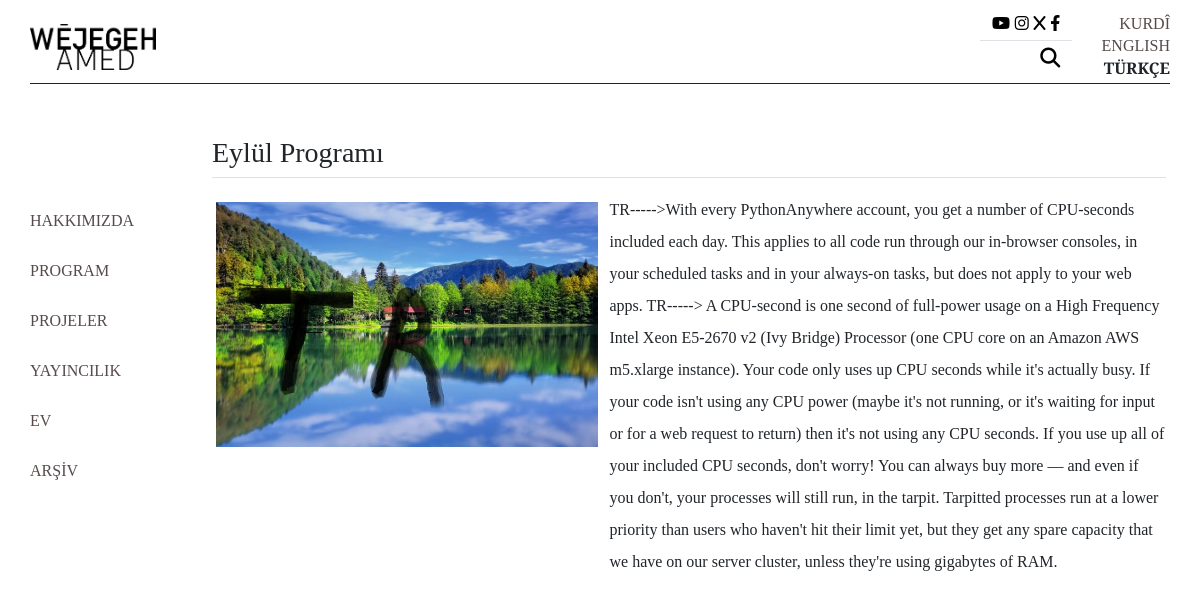
The app's page /takvim with its own data.
### wejegeh/models.py (models this page shows, shortened)
class Settings(models.Model):
    name = models.CharField(max_length=100,blank=True)
    vitrin_arkasi_rengi = models.CharField(max_length=100,blank=True)
    favicon=models.ImageField(upload_to='genel/favicon',blank=True)#zorunlu
    logo=models.ImageField(upload_to='genel/logo',blank=True)#zorunlu
    yazi_tipi =  models.ForeignKey(Yazi, on_delete=models.CASCADE)

class Takvim(models.Model):
    baslik_tr = models.CharField(max_length=100,blank=True)
    baslik_ku = models.CharField(max_length=100,blank=True)
    baslik_en = models.CharField(max_length=100,blank=True)
    metin_tr = models.TextField(blank=True)
    metin_ku = models.TextField(blank=True)
    metin_en = models.TextField(blank=True)
    foto_tr = models.ImageField(upload_to='takvim/tr')
    foto_ku = models.ImageField(upload_to='takvim/kr')
    foto_en = models.ImageField(upload_to='takvim/en')

### wejegeh/views.py (the view)
# urls.py: path('takvim', views.takvim, name='takvim'),
def takvim(request):
   return render(request, 'wejegeh/takvim.html')

### courseapp/context_processors.py (called while the page is built)
def takvim(request):
    veri =  Takvim.objects.all()
    return {
        'takvim': veri #Genel temlateye takvim ismi ile döndürdük
    }

def anasayfa(request):
    veri =  Anasayfa.objects.all()
    return {
        'anasayfa': veri #Genel temlateye anasayfa ismi ile döndürdük
    }

def photoss(request):
    veri =  Slide_index.objects.all()
    return {
        'photoss': veri #Genel temlateye photoss ismi ile döndürdük
    }

def program_anasayfa(request):
    veri = Program_Anasayfa.objects.all()
    return {
        'program_anasayfa': veri #Genel temlateye logo ismi ile döndürdük
    }

def logolar_anasayfa(request):
    veri =  Logos.objects.all()
    return {
        'logos': veri #Genel temlateye logo ismi ile döndürdük
    }

def projeanasayfa(request):
    veri =  Proje_anasayfa.objects.all()
    return {
        'projeanasayfa': veri #Genel temlateye logo ismi ile döndürdük
    }

def hakkımızda(request):
    veri =  Hakkimizda.objects.all()
    return {
        'hakkımızda': veri #Genel temlateye logo ismi ile döndürdük
    }

def ayar(request):
    veri =  Settings.objects.all()
    return {
        'ayar': veri #Genel temlateye logo ismi ile döndürdük
    }

def adres(request):
    veri =  Adres.objects.all()
    return {
        'adres': veri #Genel temlateye logo ismi ile döndürdük
    }

### wejegeh/models.py (called while the page is built)
    def __str__(self):
        return self.name

### wejegeh/templates/wejegeh/takvim.html (shortened to what this page needs)
{% extends 't_wejegeh.html' %}
{% load static %}
{% block css_files %}
<link rel="stylesheet" href="{% static 'css/mystyle.css' %}">
<link rel="stylesheet" href="https://cdnjs.cloudflare.com/ajax/libs/font-awesome/6.4.0/css/all.min.css">
{% endblock css_files %}
{% block orta_alan %}
<div class="col-12 col-lg-10  mt-2 mt-lg-1  ">
    <div class="row me-1">
        {% for entry in takvim %}
        <div class="col-12 p-lg-0 border-bottom "><h3 class="">{{entry.baslik_tr}}</h3></div>
        <div class="col-12 col-lg-5 mt-4  ps-1 "><img class="img-fluid " src="{{ entry.foto_tr.url }}" alt=""></div>
        <div class="col-12 col-lg-7 mt-3 p-lg-0 p-1">{{entry.metin_tr}}</div>
        {% endfor %}
    </div>
</div>
{% endblock orta_alan %}
{% block yanmenü %}
<a class="d-flex yükseklik3a  pt-0 " href="/hakkımızda">HAKKIMIZDA</a>
<a class="d-flex yükseklik3a" href="/program">PROGRAM</a>
<a class="d-flex yükseklik3a"  href="/projeler">PROJELER</a>
<a class="d-flex yükseklik3a  " href="/yayıncılık">YAYINCILIK</a>
<a class="d-flex yükseklik3a" href="/ev">EV</a>
<a class="d-flex yükseklik3a " href="/arşiv">ARŞİV</a>
{% endblock yanmenü %}

### templates/t_wejegeh.html (shortened to what this page needs)
{% load static %}
<!DOCTYPE html>
<html lang="en">
  <head>
    <link href="https://cdn.jsdelivr.net/npm/bootstrap@5.0.2/dist/css/bootstrap.min.css" rel="stylesheet" />
    <link rel="stylesheet" href="https://cdnjs.cloudflare.com/ajax/libs/font-awesome/6.4.0/css/all.min.css" />
    {% block css_files %}
    {% endblock %}
  </head>
  <body class="{% for entry in ayar %}{{entry.yazi_tipi}}{% endfor %} container-fluid lh-lg">
    <div class="d-none d-lg-block container border-bottom border-1 border-dark ">
      <div class="row d-flex justify-content-between pt-2 pb-2 ">
        <div class="col-2  ps-0 pe-5 pt-3 ">
          <a href="/">
          <img class="img-fluid  ps-0 pe-3 " src="{% for entry in ayar %}{{entry.logo.url}}{% endfor %}" alt="" />
          </a>
        </div>
    <div class="col-8 ">
      <div class="row">
        <div class="col-12 text-white">x</div>
      </div>
    </div>
        <div class="col-2  my-auto">
          <div class="row  ">
            <div class="col-7 ">
              <div class="row">
                <div class="col-10 ">
                  <div class="row">
                    <div class="col-12 border-bottom  bottom d-flex justify-content-between">
                      <a href="https://youtube.com/@wejegehamed?si=lxGtMtbgi955A38N"><i class="fa-brands fa-youtube" style="color: #000000;"></i></a>
                      <a href="https://www.instagram.com/wejegeh_amed/?igshid=MzRlODBiNWFlZA=="><i class="fa-brands fa-instagram" style="color: #000000;"></i></a>
                      <a href="https://twitter.com/wejegehamed">                                <i class="fa-solid fa-x" style="color: #000000;"></i></a>
                      <a href="https://www.facebook.com/wejegehamed?mibextid=ZbWKwL">             <i class="fa-brands fa-facebook-f" style="color: #000000;"></i></a>
                    </div>
                    <div class="col-12  d-flex justify-content-end">
<a id="xxx" href=""><i style="color: #000000; cursor: pointer;" class="fa-solid fa-magnifying-glass fa-lg mt-3"></i></a>
                    </div>
                  </div>
                </div>
              </div>
            </div>
            <div class="col-5  text-end">
              <div class="row  p-0">
                <a class="box1 p-0" href="/kr">KURDÎ</a>
                <a class="box1  p-0" href="/en">ENGLISH</a>
                <a class="fw-bold text-dark box1 p-0 " href="/">TÜRKÇE</a>
              </div>
            </div>
          </div>
        </div>
      </div>
    </div>
    <div class="d-none d-lg-block container text-center">
      <div class="row align-items-center yükseklik2"></div>
    </div>
    <div class="container p-0 ">
      <div  class="row  yükseklik3">
        <div class="d-none d-lg-block col-2 align-content-around">
          {% block yanmenü %}
          {% endblock yanmenü %}
        </div>
    {% block  orta_alan %}
    {% endblock %}
      </div>
    </div>
  </body>
</html>

### static/css/mystyle.css (style rules this page uses)
.yükseklik2 { height: 48px; }
.yükseklik3 { height:305px; }
.yükseklik3a { height:50px; }
.box1 { height: 22px; }
.not_italicized { font-family: 'Source Serif 4', serif; font-weight: 300; }
a { text-decoration: none; color: rgb(86, 74, 74); font-weight: 500; font-style: normal; }

### records on screen
Settings: logo (picture)
Takvim: baslik_tr "Eylül Programı", foto_tr (picture), metin_tr "TR----->With every PythonAnywhere account, you get a number of CPU-seconds included each day. This applies to all code run through our in-browser consoles, in your scheduled tasks and in your always-on tasks, but does not apply to your web apps. TR-----> A CPU-second is one second of full-power usage on a High Frequency Intel Xeon E5-2670 v2 (Ivy Bridge) Processor (one CPU core on an Amazon AWS m5.xlarge instance). Your code only uses up CPU seconds while it's actually busy. If your code isn't using any CPU power (maybe it's not running, or it's waiting for input or for a web request to return) then it's not using any CPU seconds. If you use up all of your included CPU seconds, don't worry!…"
